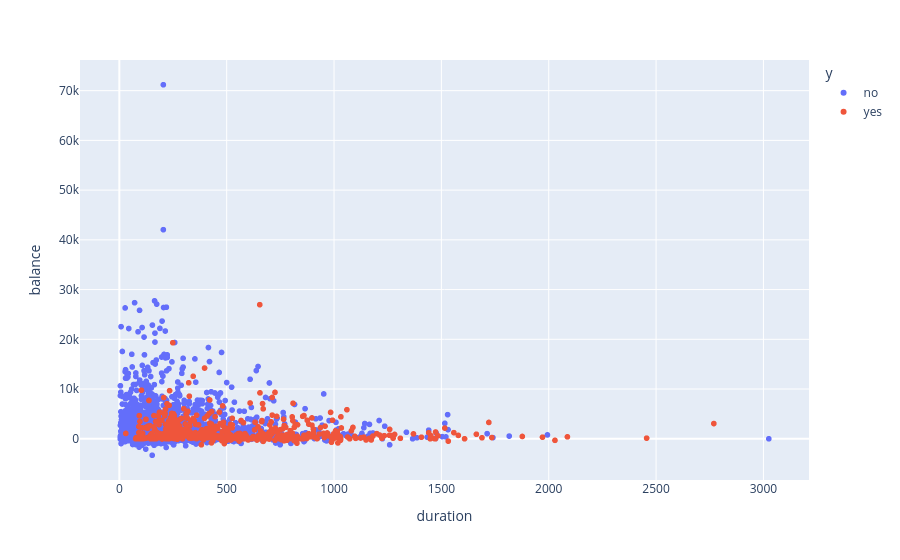

Here is the notebook cell this chart was saved with:
### Markdown cell above
- Scatter plot:

Тут я показал: 
- зависимость между балансом и длительностью разговора (обратная пропорциональность)
- конверсию в зависимости от возраста (старше=> больше)
- зависимость между кооличеством предыдущих контактов и duration (больше контактов - меньше duration)

### Code cell
px.scatter(df, x="duration", y="balance", color="y", hover_data=["job"])

### Figure 1 — Plotly figure (JSON) as saved in the notebook; plotly's stock layout.template omitted (floating-point values rounded to 4 significant figures; data arrays with more than 128 entries replaced by an {"elided": "..."} marker saying what was removed)
{"data": [{"customdata": {"elided": "4000x1 str values"}, "hovertemplate": "y=no<br>duration=%{x}<br>balance=%{y}<br>job=%{customdata[0]}<extra></extra>", "legendgroup": "no", "marker": {"color": "#636efa", "symbol": "circle"}, "mode": "markers", "name": "no", "showlegend": true, "type": "scattergl", "x": {"elided": "4000 int values"}, "xaxis": "x", "y": {"elided": "4000 int values"}, "yaxis": "y"}, {"customdata": {"elided": "521x1 str values"}, "hovertemplate": "y=yes<br>duration=%{x}<br>balance=%{y}<br>job=%{customdata[0]}<extra></extra>", "legendgroup": "yes", "marker": {"color": "#EF553B", "symbol": "circle"}, "mode": "markers", "name": "yes", "showlegend": true, "type": "scattergl", "x": {"elided": "521 int values"}, "xaxis": "x", "y": {"elided": "521 int values"}, "yaxis": "y"}], "layout": {"legend": {"title": {"text": "y"}, "tracegroupgap": 0}, "margin": {"t": 60}, "xaxis": {"anchor": "y", "domain": [0, 1], "title": {"text": "duration"}}, "yaxis": {"anchor": "x", "domain": [0, 1], "title": {"text": "balance"}}}}
